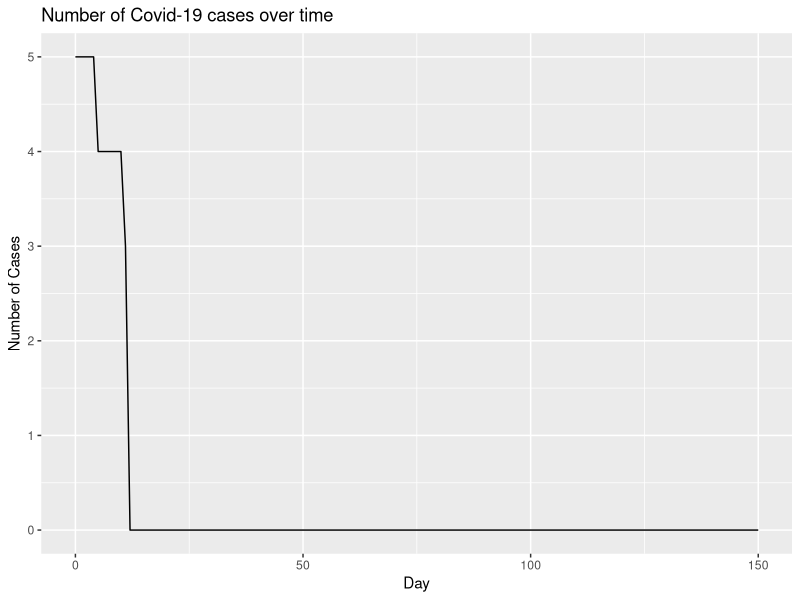

Generate this figure with R: (Note: a time limit stopped this script after it produced the figure.)
## ---- chunk 1
library(tidyverse)
library(ggplot2)
library(boot)
#create starting positions and state function
starting_vals <- function(num_subjects, I_0, x_dim, y_dim, prop_vac){
  
  #Infect I_0 many starting subjects
  subjects <- rep('S', num_subjects)
  infect <- sample(x = 1:num_subjects, size=I_0, replace=FALSE)
  subjects[infect] <- 'I'
  
  #Determining if a person is vaccinated
  vac_ppl <- sample(x = 1:num_subjects, size = round(prop_vac * num_subjects), replace = F)
  vac_vec <- rep(F , num_subjects)
  vac_vec[vac_ppl] <- T
  
  #Storage for x, y starting positions for the subjects
  start_x <- runif(n=num_subjects, min=0, max=x_dim)
  start_y <- runif(n=num_subjects, min=0, max=y_dim)
  
  inc_time <- rep(-1, num_subjects)
  rec_days <- rep(-1, num_subjects)
  
  #Put into a data frame
  df <- as.data.frame(cbind(as.numeric(start_x), as.numeric(start_y), subjects, rec_days, inc_time, vac_vec))
  colnames(df)[1] <- 'x'
  colnames(df)[2] <- 'y'
  colnames(df)[3] <- 'subjects'
  colnames(df)[4] <- 'incubation'
  colnames(df)[5] <- 'recovery'
  colnames(df)[6] <- 'vaccine'
  
  #Assign a recovery time to the infected subjects
  df[df[,3] == 'I', 5] <- round(rgamma(n=I_0, 6, 2/3))
  
  #Assign an incubation time to the infected subjects
  df[df[,3] == 'I', 4] <- rpois(I_0, 5)
  
  return(df)
}

#Random step length function
get_step_length <- function(df, x_dim, y_dim){
  step_lengths <- rnorm(n=nrow(df), mean=min(x_dim, y_dim)/4, sd=min(x_dim, y_dim)/12)
  return(step_lengths)
}

#Random step direction function
get_step_direction <- function(length_vec){
  direction <- runif(n=length(length_vec), min=0, max=2*pi)
}

#Get delta_x, delta_y
get_delts <- function(length_vec, direc_vec){
  delta_x <- length_vec * cos(direc_vec)
  delta_y <- length_vec * sin(direc_vec)
  return(cbind(delta_x, delta_y))
}

#Function for getting updated coordinates
update_coords <- function(og_df, delta_df){
  new_mx <- matrix(data=NA, nrow=nrow(og_df), ncol=5)
  new_df <- data.frame(new_mx)
  new_df[,1] <- as.numeric(og_df[,'x']) + delta_df[,'delta_x']
  new_df[,2] <- as.numeric(og_df[,'y']) + delta_df[,'delta_y']
  new_df[,3] <- og_df[,3]
  new_df[,4] <- og_df[,4]
  new_df[,5] <- og_df[,5]
  new_df[,6] <- og_df[,6]
  colnames(new_df) <- c('x', 'y', 'subjects', 'incubation', 'recovery', 'vaccine')
  new_df
}

coord_checker <- function(og_df, new_df, x_dim, y_dim){
  baddies <- NULL
  for(i in 1:nrow(new_df)){
    if(as.numeric(new_df[i, 'x']) > x_dim | as.numeric(new_df[i, 'x']) < 0 | as.numeric(new_df[i, 'y']) > y_dim | as.numeric(new_df[i, 'y']) < 0){
      baddies <- append(baddies, i)
    }
  }
  
  if(is.null(baddies)){
    return(new_df)
  }else{
  new_step <- get_step_length(new_df[i,], x_dim, y_dim)
  new_direction <- get_step_direction(new_step)
  new_change <- get_delts(new_step, new_direction)
  new_df <- update_coords(og_df[baddies,], new_change)
  full_df <- rbind(new_df, og_df[-baddies,])
  return(coord_checker(og_df, full_df, x_dim, y_dim))
  }
}

#Function for deciding if infections occurred
infection_status <- function(state, mean_crit_dist){
  
  current_infected <- state[state[,3]=='I' & state[,4] <= 0,]
  current_suceptable <- state[state[,3]=='S',]
  current_removed <- state[state[,3]=='R',]
  current_non_contagious <- state[state[,3]=='I' & state[,4] > 0,]
  
  #store new infection status
  newly_infected <- NULL
  
  #Check to see which susceptible subjects get infected
  #For loop
  if(nrow(current_suceptable) != 0 & nrow(current_infected) != 0){
  for(i in 1:nrow(current_infected)){
    for(j in 1:nrow(current_suceptable)){
      x_i <- as.numeric(current_infected[i, 'x'])
      y_i <- as.numeric(current_infected[i, 'y'])
      x_s <- as.numeric(current_suceptable[j, 'x'])
      y_s <- as.numeric(current_suceptable[j, 'y'])
      
      crucial_distance <- rexp(1, 1/mean_crit_dist)
      vaccine_status <- current_suceptable[j, 'vaccine']
      if(vaccine_status == T) {
        vac_eff <- as.logical(rbinom(1,1,.8))
      }
      else {
        vac_eff <- F
      }
      
      d <- sqrt((x_i - x_s)^2 + (y_i - y_s)^2)
      if(d <= crucial_distance & (vac_eff == F)){
        newly_infected <- c(newly_infected, j)
      }
    }
  }
  
  current_suceptable[newly_infected, 3] <- 'I'
  #Give incubation time
  current_suceptable[newly_infected, 4] <- rpois(n=length(newly_infected), lambda = 5)
  #Give recovery time
  current_suceptable[newly_infected, 5] <- round(rgamma(n=length(newly_infected), 6, 2/3))
  
  new_state <- rbind(current_infected, current_suceptable, current_removed, current_non_contagious)
  return(new_state)
  }else{return(state)}
}

#simulation function
simulator <- function(days, num_subjects, x_dim, y_dim, I_0, inf_dist, prop_vac){
  initial_data <- starting_vals(num_subjects = num_subjects, x_dim=x_dim, y_dim=y_dim, I_0=I_0, prop_vac = prop_vac)
  end_day <- list()
  num_cases <- rep(NA, days)
  num_cases <- c(I_0, num_cases)
  num_new_cases <- rep(NA, days)
  
  for(i in 1:days){
    
    if(i == 1){
      step_size <- get_step_length(initial_data, x_dim, y_dim)
      direction <- get_step_direction(step_size)
      change <- get_delts(step_size, direction)
  
      updated_positions <- update_coords(initial_data, change)
      checked_positions <- coord_checker(og_df=initial_data, new_df=updated_positions, x_dim=x_dim, y_dim=y_dim)
      new_status <- infection_status(checked_positions, inf_dist)
      
      #recovery time code
      not_recovered <- new_status[as.numeric(new_status[, 5]) > 0, ]
      new_time <- as.numeric(not_recovered[, 5]) - 1
      not_recovered[, 5] <- new_time
      infected_0 <- new_status[as.numeric(new_status[, 5]) == 0, ]
      infected_0[, 3] <- rep('R', nrow(infected_0))
      not_infected = new_status[as.numeric(new_status[, 5]) < 0, ]
      new_status = rbind(not_recovered, infected_0, not_infected)
      
      #incubation time code
      infected_people <- new_status[new_status[,3] == 'I',]
      new_inc_time <- as.numeric(infected_people[,4]) - 1
      infected_people[,4] <- new_inc_time
      other_people <- new_status[new_status[,3] != 'I',]
      new_status <- rbind(infected_people, other_people)
      
      end_day[[i]] <- new_status
      
      #Calculate number of new cases
      num_cases[i+1] <- sum(new_status[,3]=='I')
      num_new_cases[i] <- sum(new_status[,3]=='I') - I_0
      
    }
    
    else{
      step_size <- get_step_length(initial_data, x_dim, y_dim)
      direction <- get_step_direction(step_size)
      change <- get_delts(step_size, direction)
  
      updated_positions <- update_coords(end_day[[i-1]], change)
      checked_positions <- coord_checker(og_df=end_day[[i-1]], new_df=updated_positions, x_dim=x_dim, y_dim=y_dim)
      new_status <- infection_status(checked_positions, inf_dist)
      
      not_recovered <- new_status[as.numeric(new_status[, 5]) > 0, ]
      new_time <- as.numeric(not_recovered[, 5]) - 1
      not_recovered[, 5] <- new_time
      infected_0 <- new_status[as.numeric(new_status[, 5]) == 0, ]
      infected_0[, 3] <- rep('R', nrow(infected_0))
      not_infected = new_status[as.numeric(new_status[, 5]) < 0, ]
      new_status = rbind(not_recovered, infected_0, not_infected)
      
      #incubation time code
      infected_people <- new_status[new_status[,3] == 'I',]
      new_inc_time <- as.numeric(infected_people[,4]) - 1
      infected_people[,4] <- new_inc_time
      other_people <- new_status[new_status[,3] != 'I',]
      new_status <- rbind(infected_people, other_people)

      end_day[[i]] <- new_status
      
      #Calculate number of new cases
      num_cases[i+1] <- sum(new_status[,3]=='I')
      num_new_cases[i] <- sum(new_status[,3]=='I') - num_cases[i-1]
  
    }
  }
  return(num_cases)
}

#bootstrap
mean_func <- function(daytuh, idx) {
  mean(daytuh[idx])
}

get_bootstrap_cis <- function(days, num_subjects, x_dim, y_dim, I_0, inf_dist, sample_size, ci_type='perc', prop_vac = 0){
  #Create data frame to store samples
  samps <- matrix(data=NA, nrow=sample_size, ncol=days + 1)
  samps <- data.frame(samps)
  
  #Create data frame to store confidence intervals
  ci_df <- matrix(data=NA, nrow=days + 1, ncol=3)
  ci_df <- data.frame(ci_df)
  
  for(i in 1:sample_size){
    samps[i, ] <- simulator(days, num_subjects, x_dim, y_dim, I_0, inf_dist, prop_vac)
    print(i)
  }
  
  for(i in 1:ncol(samps)){
    #Make sure column has more than one unique value
    check <- (length(unique(samps[ ,i])) != 1)
    if(check){
    boot_obj <- boot(samps[ ,i], mean_func, 2000)
    ci_obj <- boot.ci(boot_obj, conf = .95, type = ci_type)
    ci_df[i, 1] <- ci_obj$percent[4]
    ci_df[i, 2] <- ci_obj$t0
    ci_df[i, 3] <- ci_obj$percent[5]
    }else{ci_df[i, ] <- c(samps[1, i], samps[1, i], samps[1, i])}
  }
return(ci_df)
}

## ---- chunk 2
set.seed(400)
#~6ft apart
y <- simulator(150, 1000, 1, 1, 5, 0.001, 0)
x <- 0:150

ggplot() +
  geom_line(aes(x=x, y=y)) +
  xlab('Day') +
  ylab('Number of Cases') +
  ggtitle('Number of Covid-19 cases over time')

#~26 ft apart
y <- simulator(150, 1000, 1, 1, 5, 0.005, 0)
x <- 0:150

ggplot() +
  geom_line(aes(x=x, y=y)) +
  xlab('Day') +
  ylab('Number of Cases') +
  ggtitle('Number of Covid-19 cases over time')

#~ 53ft apart
plot_dat <- get_bootstrap_cis(days=150, num_subjects=1000, x_dim=1, y_dim=1, I_0=5, inf_dist=0.01, sample_size=20, prop_vac = 0)

ggplot() +
  geom_line(aes(x=1:51, y=plot_dat[ ,1]), linetype = 2, color = 'red') +
  geom_line(aes(x=1:51, y=plot_dat[ ,2])) +
  geom_line(aes(x=1:51, y=plot_dat[ ,3]), linetype = 2, color = 'red')

## ---- chunk 3
set.seed(400)
plot_dat1 <- get_bootstrap_cis(days=50, num_subjects=200, x_dim=1, y_dim=1, I_0=1, inf_dist=0.1, sample_size=20, prop_vac = 0)

ggplot() +
  geom_line(aes(x=1:51, y=plot_dat1[ ,1]), linetype = 2, color = 'red') +
  geom_line(aes(x=1:51, y=plot_dat1[ ,2])) +
  geom_line(aes(x=1:51, y=plot_dat1[ ,3]), linetype = 2, color = 'red')

plot_dat2 <- get_bootstrap_cis(days=50, num_subjects=200, x_dim=1, y_dim=1, I_0=1, inf_dist=0.1, sample_size=20, prop_vac = 0.5)

ggplot() +
  geom_line(aes(x=1:51, y=plot_dat2[ ,1]), linetype = 2, color = 'red') +
  geom_line(aes(x=1:51, y=plot_dat2[ ,2])) +
  geom_line(aes(x=1:51, y=plot_dat2[ ,3]), linetype = 2, color = 'red')

plot_dat3 <- get_bootstrap_cis(days=50, num_subjects=200, x_dim=1, y_dim=1, I_0=1, inf_dist=0.1, sample_size=20, prop_vac = 0.8)

ggplot() +
  geom_line(aes(x=1:51, y=plot_dat3[ ,1]), linetype = 2, color = 'red') +
  geom_line(aes(x=1:51, y=plot_dat3[ ,2])) +
  geom_line(aes(x=1:51, y=plot_dat3[ ,3]), linetype = 2, color = 'red')

plot_dat4 <- get_bootstrap_cis(days=50, num_subjects=200, x_dim=1, y_dim=1, I_0=1, inf_dist=0.1, sample_size=20, prop_vac = 0.95)

ggplot() +
  geom_line(aes(x=1:51, y=plot_dat4[ ,1]), linetype = 2, color = 'red') +
  geom_line(aes(x=1:51, y=plot_dat4[ ,2])) +
  geom_line(aes(x=1:51, y=plot_dat4[ ,3]), linetype = 2, color = 'red')


#plot all vaccine curves
ggplot() +
  geom_line(aes(x=1:51, y=plot_dat1[ ,2])) +
  geom_line(aes(x=1:51, y=plot_dat2[ ,2]), color='red') +
  geom_line(aes(x=1:51, y=plot_dat3[ ,2]), color='blue') +
  geom_line(aes(x=1:51, y=plot_dat4[ ,2]), color='green')
